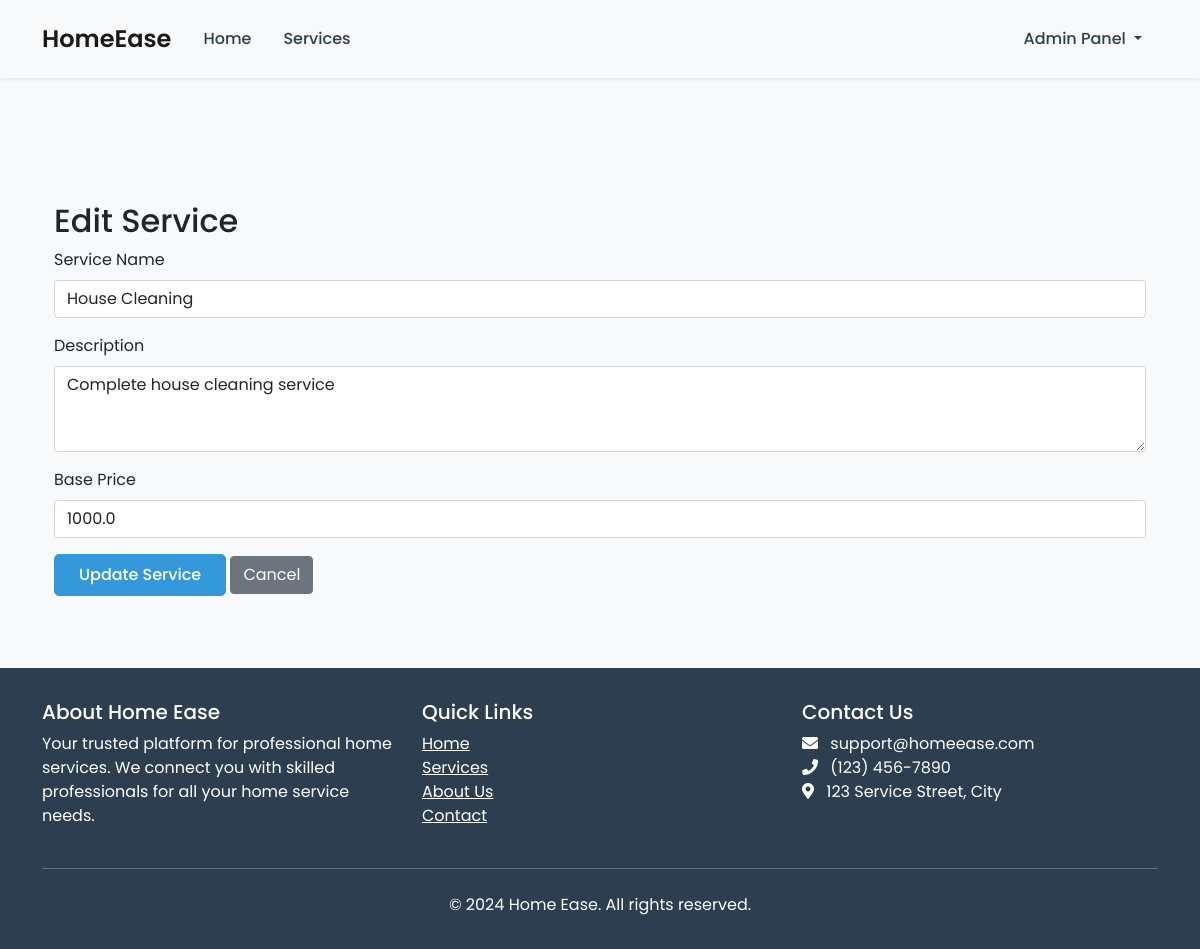
The page /admin/services/edit/1 (signed in) on the database its author committed.
### models.py (models this page shows, shortened)
class Service(db.Model):
    __tablename__ = 'services'
    service_id = db.Column(db.Integer, primary_key=True)
    service_name = db.Column(db.String(100), nullable=False)
    description = db.Column(db.Text, nullable=False)
    base_price = db.Column(db.Float, nullable=False)
    category = db.Column(db.String(50), nullable=False)
    created_at = db.Column(db.DateTime, default=datetime.utcnow)
    is_active = db.Column(db.Boolean, default=True)
    service_requests = db.relationship('ServiceRequest', backref='service', lazy=True)
    professional_services = db.relationship('ProfessionalService', backref='service', lazy=True)

### routes.py (the view, shortened to what this page needs)
@app.route('/admin/services/edit/<int:service_id>', methods=['GET', 'POST'])
def edit_service(service_id):
    if 'user_type' not in session or session['user_type'] != 'admin':
        flash('Please login as admin first', 'danger')
        return redirect(url_for('admin_login'))
    service = Service.query.get_or_404(service_id)
    return render_template('admin/edit_service.html', service=service)

### routes.py (called while the page is built)
@app.context_processor
def inject_current_user():
    return dict(current_user=current_user)

@app.before_request
def make_session_permanent():
    session.permanent = True
    app.permanent_session_lifetime = timedelta(days=5)

### templates/admin/edit_service.html (shortened to what this page needs)
{% extends "base.html" %}
{% block content %}
<div class="container mt-4">
    <h2>Edit Service</h2>
    <form method="POST" action="{{ url_for('edit_service', service_id=service.service_id) }}">
        <div class="mb-3">
            <label for="service_name" class="form-label">Service Name</label>
            <input type="text" class="form-control" id="service_name" name="service_name"
                   value="{{ service.service_name }}" required>
        </div>
        <div class="mb-3">
            <label for="description" class="form-label">Description</label>
            <textarea class="form-control" id="description" name="description"
                      rows="3" required>{{ service.description }}</textarea>
        </div>
        <div class="mb-3">
            <label for="base_price" class="form-label">Base Price</label>
            <input type="number" step="0.01" class="form-control" id="base_price"
                   name="base_price" value="{{ service.base_price }}" required>
        </div>
        <button type="submit" class="btn btn-primary">Update Service</button>
        <a href="{{ url_for('admin_services') }}" class="btn btn-secondary">Cancel</a>
    </form>
</div>
{% endblock %}

### templates/base.html (style rules this page uses)
body { font-family: 'Poppins', sans-serif; background-color: #f8f9fa; }
.btn-primary { background-color: #3498db; border-color: #3498db; padding: 0.5rem 1.5rem; border-radius: 5px; font-weight: 500; }

### rows shown on the page
Service: service_name "House Cleaning", description "Complete house cleaning service", base_price "1000.0"
